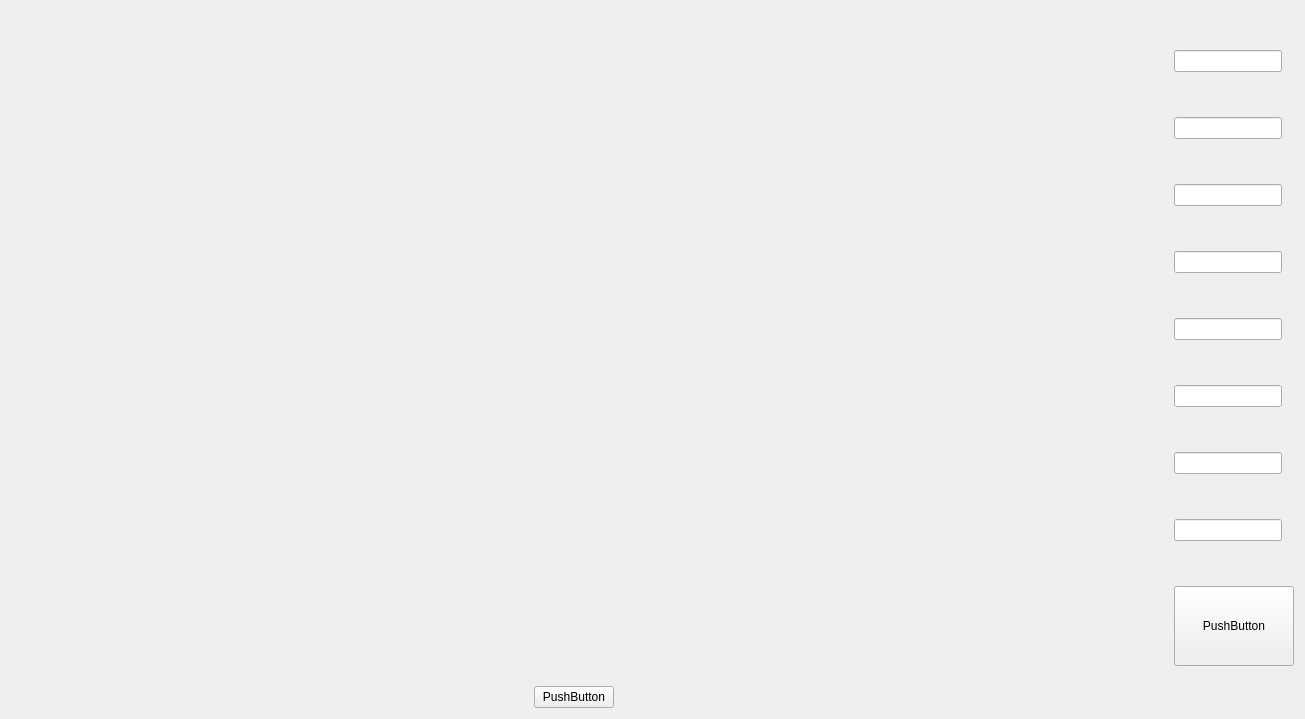
<?xml version="1.0" encoding="UTF-8"?>
<ui version="4.0">
 <class>Form</class>
 <widget class="QWidget" name="Form">
  <property name="geometry">
   <rect>
    <x>0</x>
    <y>0</y>
    <width>1305</width>
    <height>719</height>
   </rect>
  </property>
  <property name="windowTitle">
   <string>Form</string>
  </property>
  <layout class="QHBoxLayout" name="horizontalLayout_2">
   <item>
    <layout class="QVBoxLayout" name="verticalLayout">
     <item>
      <widget class="QWidget" name="widget" native="true">
       <property name="sizePolicy">
        <sizepolicy hsizetype="Expanding" vsizetype="Expanding">
         <horstretch>0</horstretch>
         <verstretch>0</verstretch>
        </sizepolicy>
       </property>
      </widget>
     </item>
     <item>
      <spacer name="horizontalSpacer_5">
       <property name="orientation">
        <enum>Qt::Horizontal</enum>
       </property>
       <property name="sizeHint" stdset="0">
        <size>
         <width>108</width>
         <height>18</height>
        </size>
       </property>
      </spacer>
     </item>
     <item>
      <layout class="QHBoxLayout" name="horizontalLayout">
       <item>
        <spacer name="horizontalSpacer_3">
         <property name="orientation">
          <enum>Qt::Horizontal</enum>
         </property>
         <property name="sizeType">
          <enum>QSizePolicy::Fixed</enum>
         </property>
         <property name="sizeHint" stdset="0">
          <size>
           <width>108</width>
           <height>18</height>
          </size>
         </property>
        </spacer>
       </item>
       <item>
        <widget class="QPushButton" name="pushButton_2">
         <property name="sizePolicy">
          <sizepolicy hsizetype="Fixed" vsizetype="Fixed">
           <horstretch>0</horstretch>
           <verstretch>0</verstretch>
          </sizepolicy>
         </property>
         <property name="text">
          <string>PushButton</string>
         </property>
        </widget>
       </item>
       <item>
        <spacer name="horizontalSpacer_4">
         <property name="orientation">
          <enum>Qt::Horizontal</enum>
         </property>
         <property name="sizeType">
          <enum>QSizePolicy::Fixed</enum>
         </property>
         <property name="sizeHint" stdset="0">
          <size>
           <width>138</width>
           <height>20</height>
          </size>
         </property>
        </spacer>
       </item>
      </layout>
     </item>
    </layout>
   </item>
   <item>
    <layout class="QGridLayout" name="gridLayout">
     <item row="0" column="0">
      <widget class="QLineEdit" name="lineEdit">
       <property name="sizePolicy">
        <sizepolicy hsizetype="Fixed" vsizetype="Fixed">
         <horstretch>0</horstretch>
         <verstretch>0</verstretch>
        </sizepolicy>
       </property>
      </widget>
     </item>
     <item row="1" column="0">
      <widget class="QLineEdit" name="lineEdit_2">
       <property name="sizePolicy">
        <sizepolicy hsizetype="Fixed" vsizetype="Fixed">
         <horstretch>0</horstretch>
         <verstretch>0</verstretch>
        </sizepolicy>
       </property>
      </widget>
     </item>
     <item row="2" column="0">
      <widget class="QLineEdit" name="lineEdit_3">
       <property name="sizePolicy">
        <sizepolicy hsizetype="Fixed" vsizetype="Fixed">
         <horstretch>0</horstretch>
         <verstretch>0</verstretch>
        </sizepolicy>
       </property>
      </widget>
     </item>
     <item row="3" column="0">
      <widget class="QLineEdit" name="lineEdit_4">
       <property name="sizePolicy">
        <sizepolicy hsizetype="Fixed" vsizetype="Fixed">
         <horstretch>0</horstretch>
         <verstretch>0</verstretch>
        </sizepolicy>
       </property>
      </widget>
     </item>
     <item row="4" column="0">
      <widget class="QLineEdit" name="lineEdit_5">
       <property name="sizePolicy">
        <sizepolicy hsizetype="Fixed" vsizetype="Fixed">
         <horstretch>0</horstretch>
         <verstretch>0</verstretch>
        </sizepolicy>
       </property>
      </widget>
     </item>
     <item row="5" column="0">
      <widget class="QLineEdit" name="lineEdit_7">
       <property name="sizePolicy">
        <sizepolicy hsizetype="Fixed" vsizetype="Fixed">
         <horstretch>0</horstretch>
         <verstretch>0</verstretch>
        </sizepolicy>
       </property>
      </widget>
     </item>
     <item row="6" column="0">
      <widget class="QLineEdit" name="lineEdit_6">
       <property name="sizePolicy">
        <sizepolicy hsizetype="Fixed" vsizetype="Fixed">
         <horstretch>0</horstretch>
         <verstretch>0</verstretch>
        </sizepolicy>
       </property>
      </widget>
     </item>
     <item row="7" column="0">
      <widget class="QLineEdit" name="lineEdit_8">
       <property name="sizePolicy">
        <sizepolicy hsizetype="Fixed" vsizetype="Fixed">
         <horstretch>0</horstretch>
         <verstretch>0</verstretch>
        </sizepolicy>
       </property>
      </widget>
     </item>
     <item row="8" column="0">
      <widget class="QPushButton" name="pushButton">
       <property name="sizePolicy">
        <sizepolicy hsizetype="Expanding" vsizetype="Expanding">
         <horstretch>0</horstretch>
         <verstretch>0</verstretch>
        </sizepolicy>
       </property>
       <property name="minimumSize">
        <size>
         <width>120</width>
         <height>80</height>
        </size>
       </property>
       <property name="maximumSize">
        <size>
         <width>120</width>
         <height>80</height>
        </size>
       </property>
       <property name="text">
        <string>PushButton</string>
       </property>
      </widget>
     </item>
    </layout>
   </item>
  </layout>
 </widget>
 <resources/>
 <connections/>
</ui>
